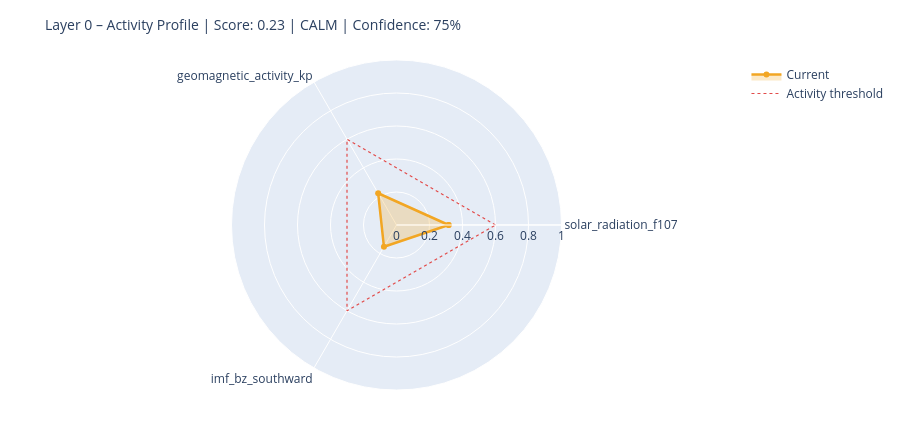

The cell this chart's notebook holds for it:
### Markdown cell above
---
## 6. State Assessment & Handoff to Layer 1

### Code cell
# ============================================================
# STEP 1 – Collect raw values with source modes
# Mode: 'primary' | 'fallback_3h' | 'last_valid' | 'missing'
# ============================================================

def safe_last(df, col):
    if df is None or col not in df.columns: return None
    s = df[col].dropna()
    return float(s.iloc[-1]) if not s.empty else None

f107_now = safe_last(df_f107, 'f10.7')
bz_now   = safe_last(df_mag,  'bz_gsm')
kp_now   = safe_last(df_kp,   'kp')
sw_now   = safe_last(df_sw,   'speed')

source_modes = {
    'F10.7':    'primary'  if f107_now is not None else 'missing',
    'Kp':       'primary'  if kp_now   is not None else 'missing',
    'IMF_Bz':   'primary'  if bz_now   is not None else 'missing',
    'SW_speed': 'primary'  if sw_now   is not None else 'missing',
}

# Kp Fallback – 3h endpoint
if kp_now is None:
    try:
        r = requests.get(
            'https://services.swpc.noaa.gov/json/noaa-planetary-k-index.json',
            timeout=10)
        r.raise_for_status()
        fb = pd.DataFrame(r.json())
        tc = next((c for c in fb.columns if 'time' in c.lower()), fb.columns[0])
        kc = next((c for c in fb.columns if 'kp' in c.lower() and c != tc), None)
        if kc:
            fb[kc] = fb[kc].astype(str).str.extract(r'([0-9]+(?:\.[0-9]*)?)')[0]
            fb[kc] = pd.to_numeric(fb[kc], errors='coerce')
            fb = fb[fb[kc] >= 0].dropna(subset=[kc])
            if not fb.empty:
                kp_now = float(fb[kc].iloc[-1])
                source_modes['Kp'] = 'fallback_3h'
                print(f'  Kp fallback (3h): {kp_now:.1f}')
    except Exception as e:
        print(f'  Kp fallback failed: {e}')

# Solar Wind Fallback – last valid value
if sw_now is None and df_sw is not None and 'speed' in df_sw.columns:
    s = df_sw['speed'].dropna()
    if not s.empty:
        sw_now = float(s.iloc[-1])
        source_modes['SW_speed'] = 'last_valid'
        print(f'  SW fallback (last_valid): {sw_now:.0f} km/s')

print()
print('Source modes:', source_modes)

# ============================================================
# STEP 2 – Score from available components only
# ============================================================

def norm(v, lo, hi):
    if v is None: return None
    return max(0.0, min(1.0, (v - lo) / (hi - lo)))

COMPONENTS = {
    'solar_radiation_f107':    (f107_now, norm(f107_now, 60, 250)),
    'geomagnetic_activity_kp': (kp_now,   norm(kp_now,   0,   9)),
    'imf_bz_southward':        (bz_now,   norm(-(bz_now or 0) if bz_now else None, -5, 30)
                                           if bz_now is not None else None),
    'solar_wind_speed':        (sw_now,   norm(sw_now, 300, 800)),
}

available   = {k: v[1] for k, v in COMPONENTS.items() if v[1] is not None}
unavailable = [k for k, v in COMPONENTS.items() if v[1] is None]

layer0_score = round(sum(available.values()) / len(available), 4) if available else None
confidence   = round(len(available) / len(COMPONENTS), 2)

level = ('unknown'  if layer0_score is None
         else 'calm'     if layer0_score < 0.3
         else 'moderate' if layer0_score < 0.6
         else 'active')

# ============================================================
# STEP 3 – Dominant Driver
# ============================================================

def dominant_driver(kp, f107, bz, sw):
    candidates = []
    if kp   is not None and kp   >= 4:   candidates.append(('geomagnetic',    kp / 9))
    if sw   is not None and sw   >= 500:  candidates.append(('solar_wind',     sw / 800))
    if bz   is not None and bz   <= -5:   candidates.append(('imf_southward',  abs(bz) / 30))
    if f107 is not None and f107 >= 150:  candidates.append(('solar_radiation',f107 / 250))
    return max(candidates, key=lambda x: x[1])[0] if candidates else 'none'

driver = dominant_driver(kp_now, f107_now, bz_now, sw_now)

# ============================================================
# STEP 4 – Downstream expectations
# ============================================================

def downstream_expectation(driver, score, kp, bz, f107):
    exp = {
        'magnetosphere':        'calm',
        'ionosphere':           'calm',
        'schumann_resonance':   'unchanged',
        'lithosphere_currents': 'low',
    }
    if driver == 'geomagnetic' or (kp and kp >= 5):
        exp['magnetosphere']        = 'compressed / storm'
        exp['ionosphere']           = 'elevated disturbance (TEC variability)'
        exp['schumann_resonance']   = 'elevated amplitude possible'
        exp['lithosphere_currents'] = 'elevated induction currents'
    elif driver == 'imf_southward' or (bz and bz <= -5):
        exp['magnetosphere']        = 'energy coupling active'
        exp['ionosphere']           = 'elevated electron density possible'
        exp['schumann_resonance']   = 'slight modulation possible'
    elif driver == 'solar_radiation' or (f107 and f107 >= 150):
        exp['ionosphere']           = 'elevated ionization (F-layer)'
        exp['schumann_resonance']   = 'slightly elevated background activity'
    return exp

downstream = downstream_expectation(driver, layer0_score, kp_now, bz_now, f107_now)

# ============================================================
# CONSOLE OUTPUT
# ============================================================

W = 58
print('=' * W)
print('LAYER 0 – STATE ASSESSMENT')
print('=' * W)
for name, (raw_v, score_v) in COMPONENTS.items():
    if score_v is not None:
        bar = '█' * int(score_v * 20) + '░' * (20 - int(score_v * 20))
        print(f'  {name:<35}  {bar}  {score_v:.2f}')
    else:
        print(f'  {name:<35}  {"─" * 20}  n/a')
print('-' * W)
print(f'  Score ({len(available)}/{len(COMPONENTS)} components):  {layer0_score:.3f}')
print(f'  Confidence:         {confidence:.0%}')
print(f'  Level:              {level.upper()}')
print(f'  Dominant Driver:    {driver}')

# Radar chart
cats = list(available.keys())
vals = list(available.values())
if len(cats) >= 3:
    fig = go.Figure()
    fig.add_trace(go.Scatterpolar(
        r=vals + [vals[0]], theta=cats + [cats[0]],
        fill='toself', fillcolor='rgba(242,166,35,0.25)',
        line=dict(color='#F2A623', width=2.5), name='Current'
    ))
    fig.add_trace(go.Scatterpolar(
        r=[0.6] * (len(cats) + 1), theta=cats + [cats[0]],
        line=dict(color='#E24B4A', dash='dot', width=1.2),
        mode='lines', name='Activity threshold'
    ))
    fig.update_layout(
        title=dict(text=f'Layer 0 – Activity Profile | Score: {layer0_score:.2f} | {level.upper()} | Confidence: {confidence:.0%}',
                   font=dict(size=14)),
        polar=dict(radialaxis=dict(visible=True, range=[0, 1])),
        height=430, showlegend=True,
        margin=dict(l=60, r=60, t=60, b=40)
    )
    fig.show()

### Figure 1 — Plotly figure (JSON) as saved in the notebook; plotly's stock layout.template omitted (floating-point values rounded to 4 significant figures)
{"data": [{"fill": "toself", "fillcolor": "rgba(242,166,35,0.25)", "line": {"color": "#F2A623", "width": 2.5}, "name": "Current", "r": [0.3158, 0.2222, 0.1523, 0.3158], "theta": ["solar_radiation_f107", "geomagnetic_activity_kp", "imf_bz_southward", "solar_radiation_f107"], "type": "scatterpolar"}, {"line": {"color": "#E24B4A", "dash": "dot", "width": 1.2}, "mode": "lines", "name": "Activity threshold", "r": [0.6, 0.6, 0.6, 0.6], "theta": ["solar_radiation_f107", "geomagnetic_activity_kp", "imf_bz_southward", "solar_radiation_f107"], "type": "scatterpolar"}], "layout": {"height": 430, "margin": {"b": 40, "l": 60, "r": 60, "t": 60}, "polar": {"radialaxis": {"range": [0, 1], "visible": true}}, "showlegend": true, "title": {"font": {"size": 14}, "text": "Layer 0 – Activity Profile | Score: 0.23 | CALM | Confidence: 75%"}}}
